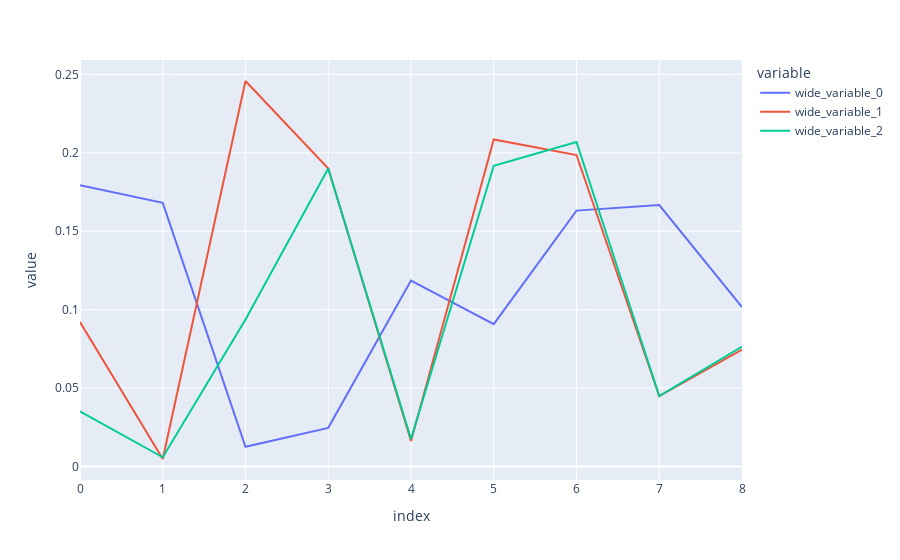

Notebook code cell kept with this figure:
### Code cell
import plotly.express as px


fig = px.line(y=[predicted_y_1,predicted_y_2,predicted_y_3], title='')
fig.show()

### Figure 1 — Plotly figure (JSON) as saved in the notebook; plotly's stock layout.template omitted (floating-point values rounded to 4 significant figures)
{"data": [{"hovertemplate": "variable=wide_variable_0<br>index=%{x}<br>value=%{y}<extra></extra>", "legendgroup": "wide_variable_0", "line": {"color": "#636efa", "dash": "solid"}, "marker": {"symbol": "circle"}, "mode": "lines", "name": "wide_variable_0", "orientation": "v", "showlegend": true, "type": "scatter", "x": [0, 1, 2, 3, 4, 5, 6, 7, 8], "xaxis": "x", "y": [0.1793, 0.1681, 0.0125, 0.0246, 0.1185, 0.09073, 0.1632, 0.1667, 0.1017], "yaxis": "y"}, {"hovertemplate": "variable=wide_variable_1<br>index=%{x}<br>value=%{y}<extra></extra>", "legendgroup": "wide_variable_1", "line": {"color": "#EF553B", "dash": "solid"}, "marker": {"symbol": "circle"}, "mode": "lines", "name": "wide_variable_1", "orientation": "v", "showlegend": true, "type": "scatter", "x": [0, 1, 2, 3, 4, 5, 6, 7, 8], "xaxis": "x", "y": [0.09211, 0.004732, 0.2458, 0.19, 0.01621, 0.2086, 0.1986, 0.04487, 0.07444], "yaxis": "y"}, {"hovertemplate": "variable=wide_variable_2<br>index=%{x}<br>value=%{y}<extra></extra>", "legendgroup": "wide_variable_2", "line": {"color": "#00cc96", "dash": "solid"}, "marker": {"symbol": "circle"}, "mode": "lines", "name": "wide_variable_2", "orientation": "v", "showlegend": true, "type": "scatter", "x": [0, 1, 2, 3, 4, 5, 6, 7, 8], "xaxis": "x", "y": [0.03504, 0.005828, 0.09375, 0.19, 0.01751, 0.1918, 0.2069, 0.04487, 0.07639], "yaxis": "y"}], "layout": {"autosize": true, "legend": {"title": {"text": "variable"}, "tracegroupgap": 0}, "margin": {"t": 60}, "xaxis": {"anchor": "y", "autorange": true, "domain": [0, 1], "range": [0, 8], "title": {"text": "index"}, "type": "linear"}, "yaxis": {"anchor": "x", "autorange": true, "domain": [0, 1], "range": [-0.008662, 0.2592], "title": {"text": "value"}, "type": "linear"}}}
